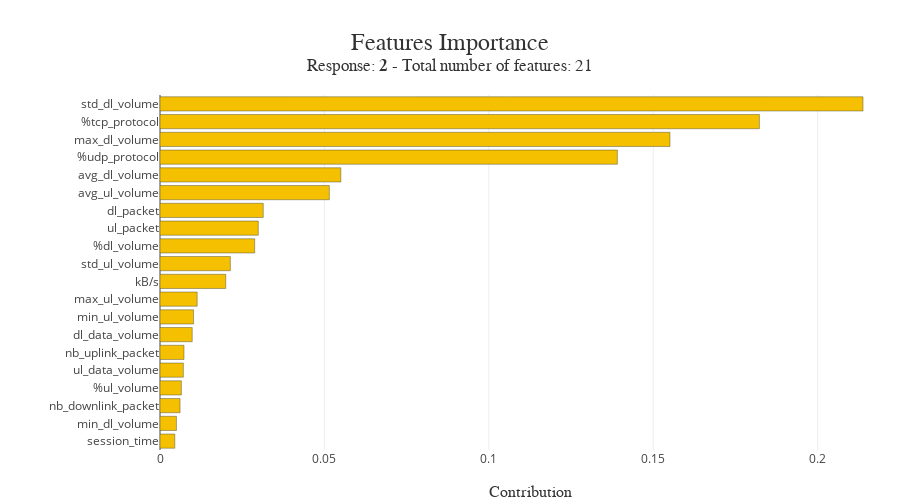

This figure's notebook cell:
### Code cell
xpl.plot.features_importance()

### Figure 1 — Plotly figure (JSON) as saved in the notebook; plotly's stock layout.template omitted (floating-point values rounded to 4 significant figures)
{"data": [{"customdata": ["session_time", "min_dl_volume", "nb_downlink_packet", "%ul_volume", "ul_data_volume", "nb_uplink_packet", "dl_data_volume", "min_ul_volume", "max_ul_volume", "kB/s", "std_ul_volume", "%dl_volume", "ul_packet", "dl_packet", "avg_ul_volume", "avg_dl_volume", "%udp_protocol", "max_dl_volume", "%tcp_protocol", "std_dl_volume"], "hovertemplate": "Feature: %{customdata}<br />Contribution: %{x:.4f}<extra></extra>", "marker": {"color": ["rgba(244, 192, 0, 1.0)", "rgba(244, 192, 0, 1.0)", "rgba(244, 192, 0, 1.0)", "rgba(244, 192, 0, 1.0)", "rgba(244, 192, 0, 1.0)", "rgba(244, 192, 0, 1.0)", "rgba(244, 192, 0, 1.0)", "rgba(244, 192, 0, 1.0)", "rgba(244, 192, 0, 1.0)", "rgba(244, 192, 0, 1.0)", "rgba(244, 192, 0, 1.0)", "rgba(244, 192, 0, 1.0)", "rgba(244, 192, 0, 1.0)", "rgba(244, 192, 0, 1.0)", "rgba(244, 192, 0, 1.0)", "rgba(244, 192, 0, 1.0)", "rgba(244, 192, 0, 1.0)", "rgba(244, 192, 0, 1.0)", "rgba(244, 192, 0, 1.0)", "rgba(244, 192, 0, 1.0)"], "line": {"color": "rgba(52, 55, 54, 0.8)", "width": 0.5}}, "name": "Global", "orientation": "h", "type": "bar", "x": [0.0045, 0.005, 0.0061, 0.0065, 0.0071, 0.0073, 0.0098, 0.0102, 0.0113, 0.02, 0.0214, 0.0288, 0.0299, 0.0314, 0.0515, 0.055, 0.1391, 0.1551, 0.1823, 0.2138], "y": ["session_time", "min_dl_volume", "nb_downlink_packet", "%ul_volume", "ul_data_volume", "nb_uplink_packet", "dl_data_volume", "min_ul_volume", "max_ul_volume", "kB/s", "std_ul_volume", "%dl_volume", "ul_packet", "dl_packet", "avg_ul_volume", "avg_dl_volume", "%udp_protocol", "max_dl_volume", "%tcp_protocol", "std_dl_volume"]}], "layout": {"autosize": false, "barmode": "group", "height": 500, "hovermode": "closest", "margin": {"b": 50, "l": 160, "r": 0, "t": 95}, "title": {"font": {"color": "rgb(50, 50, 50)", "family": "Arial", "size": 24}, "text": "Features Importance<br><sup>Response: <b>2</b> - Total number of features: 21</sup>", "x": 0.5, "xanchor": "center", "y": 0.9, "yanchor": "middle"}, "width": 900, "xaxis": {"title": {"font": {"color": "rgb(50, 50, 50)", "family": "Arial Black", "size": 16}, "text": "Contribution"}}, "yaxis": {"automargin": true, "dtick": 1, "tickmode": "array", "ticktext": ["session_time", "min_dl_volume", "nb_downlink_packet", "%ul_volume", "ul_data_volume", "nb_uplink_packet", "dl_data_volume", "min_ul_volume", "max_ul_volume", "kB/s", "std_ul_volume", "%dl_volume", "ul_packet", "dl_packet", "avg_ul_volume", "avg_dl_volume", "%udp_protocol", "max_dl_volume", "%tcp_protocol", "std_dl_volume"], "tickvals": ["session_time", "min_dl_volume", "nb_downlink_packet", "%ul_volume", "ul_data_volume", "nb_uplink_packet", "dl_data_volume", "min_ul_volume", "max_ul_volume", "kB/s", "std_ul_volume", "%dl_volume", "ul_packet", "dl_packet", "avg_ul_volume", "avg_dl_volume", "%udp_protocol", "max_dl_volume", "%tcp_protocol", "std_dl_volume"], "title": {"font": {"color": "rgb(50, 50, 50)", "family": "Arial Black", "size": 16}}}}}
